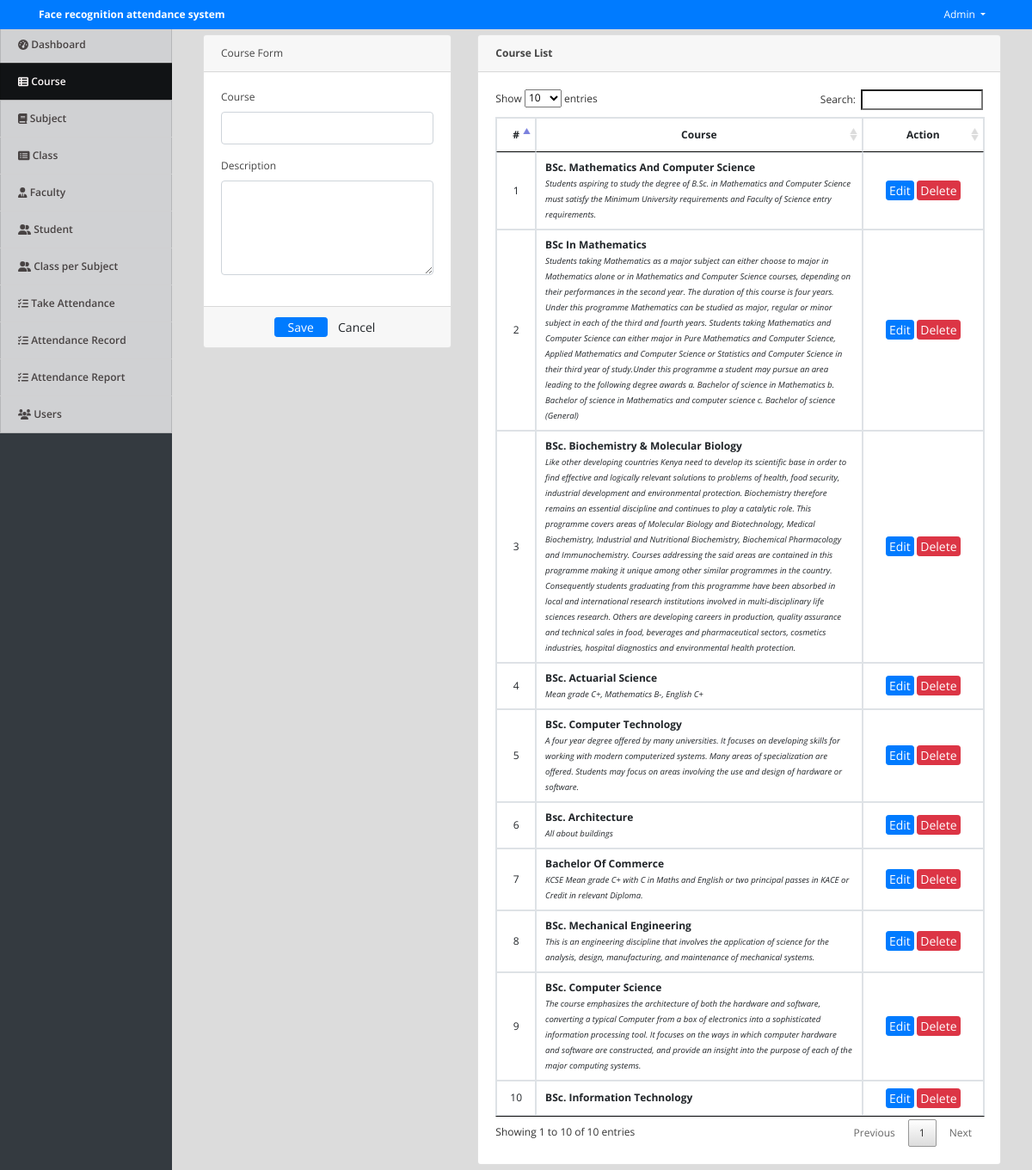
/face-recognition-and-detection-python-engine/dlib-face-recognition-backend-ui/Face-Recognition-Application/student_attendance/index.php?page=courses (signed in), run on the app's committed database.
### tables this page shows
CREATE TABLE `courses` (
  `id` int(11) NOT NULL,
  `course` varchar(100) NOT NULL,
  `description` text NOT NULL,
  `date_created` datetime NOT NULL DEFAULT current_timestamp()
);

### face-recognition-and-detection-python-engine/dlib-face-recognition-backend-ui/Face-Recognition-Application/student_attendance/courses.php (the view, shortened to what this page needs)
<?php include('db_connect.php');?>
<div class="container-fluid">
	<div class="col-lg-12">
		<div class="row">
			<div class="col-md-4">
			<form action="" id="manage-course">
				<div class="card">
					<div class="card-header">
						    Course Form
				  	</div>
					<div class="card-body">
							<div class="form-group">
								<label class="control-label">Course</label>
								<input type="text" class="form-control" name="course">
							</div>
							<div class="form-group">
								<label class="control-label">Description</label>
								<textarea name="description" id="" cols="30" rows="4" class="form-control"></textarea>
							</div>
					</div>
					<div class="card-footer">
						<div class="row">
							<div class="col-md-12">
								<button class="btn btn-sm btn-primary col-sm-3 offset-md-3"> Save</button>
								<button class="btn btn-sm btn-default col-sm-3" type="reset"> Cancel</button>
							</div>
						</div>
					</div>
				</div>
			</form>
			</div>
			<div class="col-md-8">
				<div class="card">
					<div class="card-header">
						<b>Course List</b>
					</div>
					<div class="card-body">
						<table class="table table-bordered table-hover">
							<thead>
								<tr>
									<th class="text-center" width="5%">#</th>
									<th class="text-center">Course</th>
									<th class="text-center" width="25%">Action</th>
								</tr>
							</thead>
							<tbody>
								<?php
								$i = 1;
								$course = $conn->query("SELECT * FROM courses order by id asc");
								while($row=$course->fetch_assoc()):
								?>
								<tr>
									<td class="text-center"><?php echo $i++ ?></td>
									<td class="">
										<p><b><?php echo ucwords($row['course']) ?></b></p>
										<small><i><?php echo $row['description'] ?></i></small>
									</td>
									<td class="text-center">
										<button class="btn btn-sm btn-primary edit_course" type="button" data-id="<?php echo $row['id'] ?>"  data-course="<?php echo $row['course'] ?>"  data-description="<?php echo $row['description'] ?>" >Edit</button>
										<button class="btn btn-sm btn-danger delete_course" type="button" data-id="<?php echo $row['id'] ?>">Delete</button>
									</td>
								</tr>
								<?php endwhile; ?>
							</tbody>
						</table>
					</div>
				</div>
			</div>
		</div>
	</div>
</div>

### face-recognition-and-detection-python-engine/dlib-face-recognition-backend-ui/Face-Recognition-Application/student_attendance/assets/css/style.css (style rules this page uses)
body { font-family: "Open Sans", sans-serif; color: #444444; width: 100%; height: calc(100%); font-size: 12px; }
.btn-sm { padding: .0001rem .2rem; }

### face-recognition-and-detection-python-engine/dlib-face-recognition-backend-ui/Face-Recognition-Application/student_attendance/index.php (style rules this page uses)
body { background: #80808045; }

### face-recognition-and-detection-python-engine/dlib-face-recognition-backend-ui/Face-Recognition-Application/student_attendance/courses.php (style rules this page uses)
td { vertical-align: middle !important; }
td p { margin: unset; }

### data on the page
courses: course "BSc. Mathematics And Computer Science", description "Students aspiring to study the degree of B.Sc. in Mathematics and Computer Science must satisfy the Minimum University requirements and Faculty of Science entry requirements."
courses: course "BSc In Mathematics", description "Students taking Mathematics as a major subject can either choose to major in Mathematics alone or in Mathematics and Computer Science courses, depending on their performances in the second year. The duration of this course is four years. Under this programme Mathematics can be studied as major, regular or minor subject in each of the third and fourth years. Students taking Mathematics and Computer Science can either major in Pure Mathematics and Computer Science, Applied Mathematics and Computer Science or Statistics and Computer Science in their third year of study.Under this programme a student may pursue an area leading to the following degree awards a. Bachelor of science in Mathematics…"
courses: course "BSc. Biochemistry & Molecular Biology", description "Like other developing countries Kenya need to develop its scientific base in order to find effective and logically relevant solutions to problems of health, food security, industrial development and environmental protection. Biochemistry therefore remains an essential discipline and continues to play a catalytic role. This programme covers areas of Molecular Biology and Biotechnology, Medical Biochemistry, Industrial and Nutritional Biochemistry, Biochemical Pharmacology and Immunochemistry. Courses addressing the said areas are contained in this programme making it unique among other similar programmes in the country. Consequently students graduating from this programme have been absorbed…"
courses: course "BSc. Actuarial Science", description "Mean grade C+, Mathematics B-, English C+"
courses: course "BSc. Computer Technology", description "A four year degree offered by many universities. It focuses on developing skills for working with modern computerized systems. Many areas of specialization are offered. Students may focus on areas involving the use and design of hardware or software."
courses: course "Bsc. Architecture", description "All about buildings"
courses: course "Bachelor Of Commerce", description "KCSE Mean grade C+ with C in Maths and English or two principal passes in KACE or Credit in relevant Diploma."
courses: course "BSc. Mechanical Engineering", description "This is an engineering discipline that involves the application of science for the analysis, design, manufacturing, and maintenance of mechanical systems."
courses: course "BSc. Computer Science", description "The course emphasizes the architecture of both the hardware and software, converting a typical Computer from a box of electronics into a sophisticated information processing tool. It focuses on the ways in which computer hardware and software are constructed, and provide an insight into the purpose of each of the major computing systems."
courses: course "BSc. Information Technology"

### other printed values
$_SESSION['system']['name'] "Face recognition attendance system"
$_SESSION['login_name'] "Admin"
